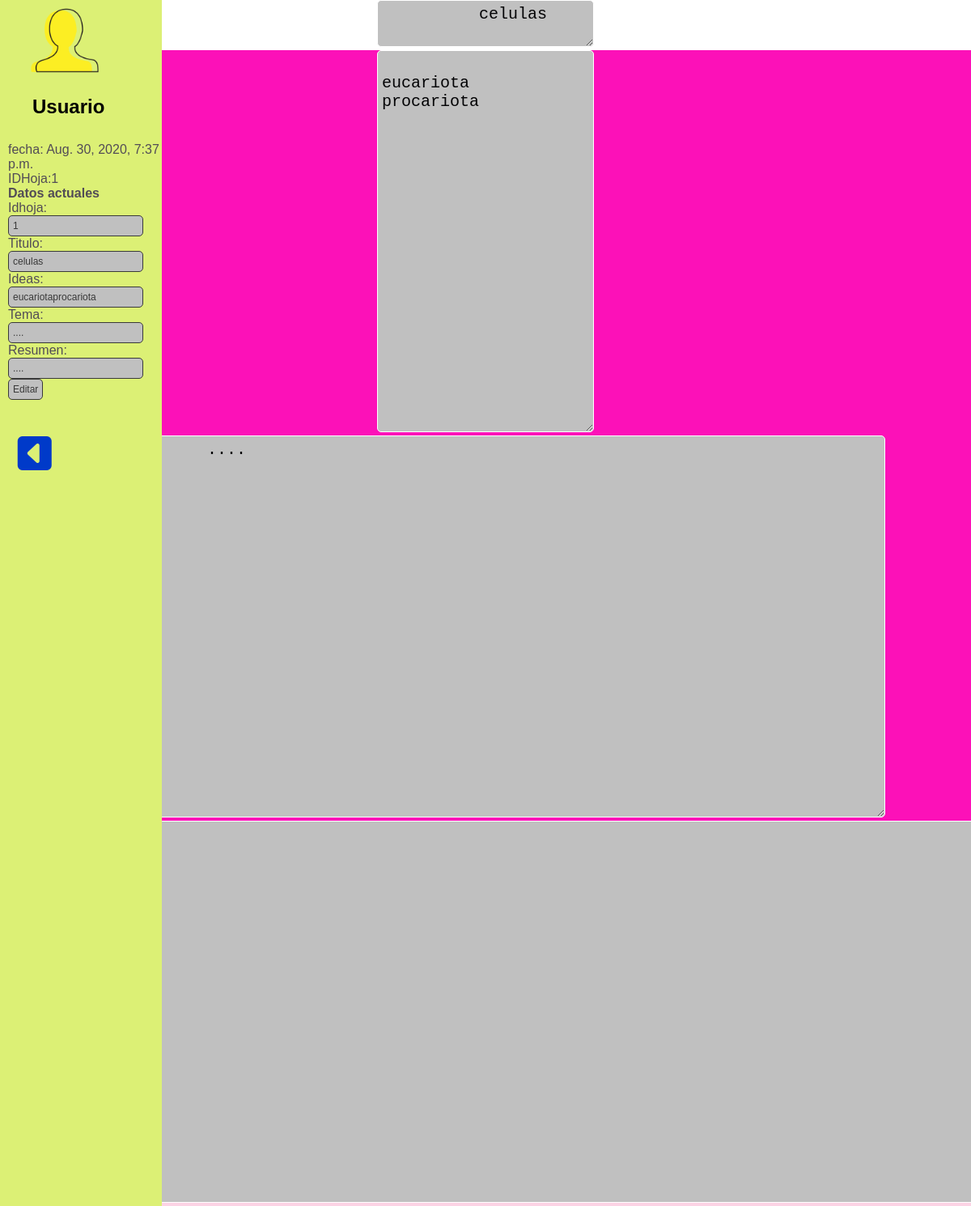
/editarhoja/1, run on the app's committed database.
### gestorcuaderno/models.py (models this page shows, shortened)
class Hoja(models.Model):
    idhoja=models.IntegerField(primary_key=True)
    Titulo=models.CharField(max_length=20)
    Fecha=models.DateTimeField(auto_now_add=True)
    Ideas=models.CharField(max_length=600)
    Tema=models.CharField(max_length=700)
    Resumen=models.CharField(max_length=600)

### gestorcuaderno/views.py (the view)
# urls.py: path('editarhoja/<int:id>',EditarHoja,name='editarhoja'),
def EditarHoja(request,id):
    hoja=Hoja.objects.get(idhoja=id)
    form=FormHoja(request.POST or None,instance=hoja)
    if form.is_valid():
        form.save()
        return redirect('/verhoja')
    contexto = {'form':form,'hoja':hoja}
    return render(request,'editarhoja.html',contexto)

### gestorcuaderno/forms.py
class FormHoja(forms.ModelForm):
    class Meta:
        model= Hoja
        fields='__all__'

### templates/editarhoja.html (shortened to what this page needs)
<!DOCTYPE html>
{% load static %}
<html>
  <head>
    <link
      rel="stylesheet"
      type="text/css"
      href="{% static 'css/style.css' %}"
    />
  </head>
  <body>
    <section id="principal">
      <img src="{% static 'img/user.png' %} " alt="user" width="50px" />
      <h2>Usuario</h2>
       <form method="POST" enctype="multipart/form-data">
        <p id="p1">
          <p>fecha: {{hoja.Fecha}}</p>
          <p>IDHoja:{{hoja.idhoja}}</p>
        </p>
        <h4>Datos actuales</h4>
        {{form.as_p}}
        <input type="submit" value="Editar">
      <nav>
        <a href="/verhoja" id="RegresoIni">
          <i class="fas fa-caret-square-left"></i> </a
        ><br />
      </nav>
    </section>
      <div ALIGN="center">
        <textarea name="Titulo">
          {{hoja.Titulo}}
        </textarea>
      <div overflow="float" id="uno">
        <textarea name="Ideas" rows="20" cols="20">
              {{hoja.Ideas}}
            </textarea
        >
        <textarea name="Tema" rows="20" cols="80">
            {{hoja.Tema}}
            </textarea
        >
      </div>
      <div id="dos">
        <textarea name="Resumen" rows="20" cols="100">
          {{hoja.Resumen}}
              </textarea
        >
      </div>
    </div>
  </body>
</html>

### static/css/style.css (style rules this page uses)
* { margin: 0; padding: 0; border: 0; }
body { font-family: sans-serif; margin: 0 auto; }
#principal { background: #dcf075; float: left; height: 100%; width: 200px; position: fixed; z-index: 0; top: 0; left: 0; margin-right: 500px; }
input { background: silver; border: 1px solid #393939; border-radius: 5px 5px 5px 5px; color: #393939; font-size: 12px; padding: 5px; }
img { display: block; margin-left: 5% auto; max-width: 50%; height: 100px; width: 100px; margin-bottom: -2px; padding-left: 30px; }
h2 { padding-top: 20px; padding-left: 40px; }
form { color: #524c56; padding-left: 10px; padding-top: 10px; }
textarea { background: silver; border: 1px solid #ffffff; border-radius: 5px 5px 5px 5px; color: #020204; font-size: 20px; padding: 5px; }
#p1 { padding-top: 20px; }
nav { padding-top: 20px; padding-left: 10px; }
nav #RegresoIni i { font-size: 300%; margin: 1%; padding-top: 20px; padding-right: 100px; color: #003ac9; }
#uno { background: #fc11b8; }
#dos { background: #fcd3e5; }

### data on the page
Hoja: Fecha "Aug. 30, 2020, 7:37 p.m.", idhoja "1", Titulo "celulas", Ideas "eucariotaprocariota", Tema "....", Resumen "....", Ideas "eucariota procariota"
